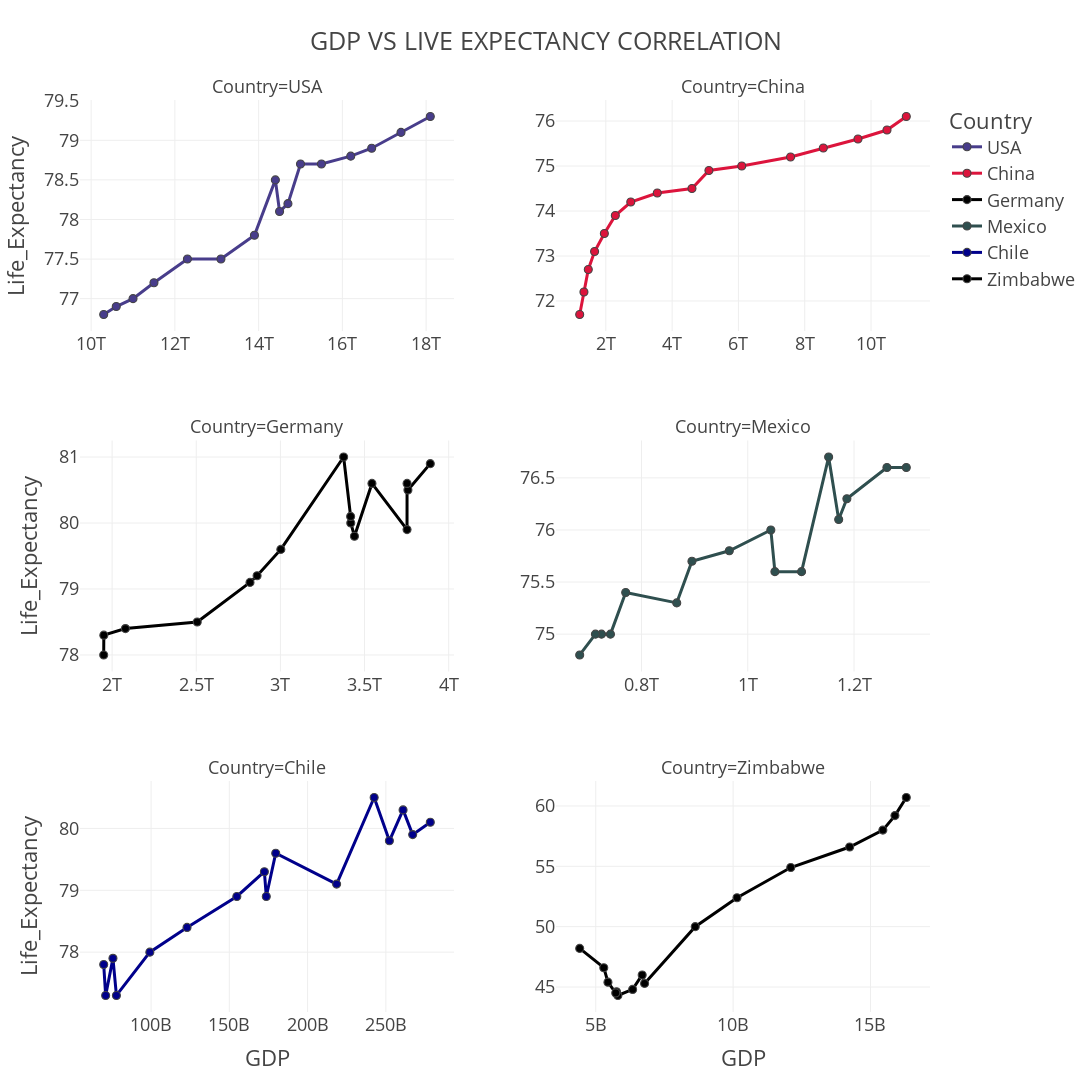

The notebook cell this image was saved under:
### Code cell
fig = px.scatter(df.sort_values('GDP', ascending=False), y="Life_Expectancy",x='GDP', facet_col="Country",hover_name='Year',color='Country', facet_col_wrap=2,facet_col_spacing=0.12, facet_row_spacing=0.12, color_discrete_map={"Chile":"darkblue", "China":"crimson", "Germany":"black", "Mexico":"darkslategray", "USA":"darkslateblue","Zimbabwe":"black"}, title='GDP VS LIVE EXPECTANCY CORRELATION', template='presentation')


# Set options common to all traces with fig.update_traces
fig.update_traces(mode='markers+lines', marker_line_width=1.10, marker_size=8)
fig.update_layout(
    autosize=False,
    width=1200,
    height=1200)


# Prevent that interacting with one column changes all 
fig.update_yaxes(matches=None,showticklabels=True)
fig.update_xaxes(matches=None,showticklabels=True)
fig.show()

### Figure 1 — Plotly figure (JSON) as saved in the notebook; plotly's stock layout.template omitted (floating-point values rounded to 4 significant figures)
{"data": [{"hovertemplate": "<b>%{hovertext}</b><br><br>Country=USA<br>GDP=%{x}<br>Life_Expectancy=%{y}<extra></extra>", "hovertext": [2015, 2014, 2013, 2012, 2011, 2010, 2008, 2007, 2009, 2006, 2005, 2004, 2003, 2002, 2001, 2000], "legendgroup": "USA", "marker": {"color": "darkslateblue", "line": {"width": 1.1}, "size": 8, "symbol": "circle"}, "mode": "markers+lines", "name": "USA", "orientation": "v", "showlegend": true, "type": "scatter", "x": [18100000000000, 17400000000000, 16700000000000, 16200000000000, 15500000000000, 15000000000000, 14700000000000, 14500000000000, 14400000000000, 13900000000000, 13100000000000, 12300000000000, 11500000000000, 11000000000000, 10600000000000, 10300000000000], "xaxis": "x5", "y": [79.3, 79.1, 78.9, 78.8, 78.7, 78.7, 78.2, 78.1, 78.5, 77.8, 77.5, 77.5, 77.2, 77, 76.9, 76.8], "yaxis": "y5"}, {"hovertemplate": "<b>%{hovertext}</b><br><br>Country=China<br>GDP=%{x}<br>Life_Expectancy=%{y}<extra></extra>", "hovertext": [2015, 2014, 2013, 2012, 2011, 2010, 2009, 2008, 2007, 2006, 2005, 2004, 2003, 2002, 2001, 2000], "legendgroup": "China", "marker": {"color": "crimson", "line": {"width": 1.1}, "size": 8, "symbol": "circle"}, "mode": "markers+lines", "name": "China", "orientation": "v", "showlegend": true, "type": "scatter", "x": [11064700000000, 10482400000000, 9607220000000, 8560550000000, 7572550000000, 6100620000000, 5109950000000, 4598210000000, 3552180000000, 2752130000000, 2285970000000, 1955350000000, 1660290000000, 1470550000000, 1339400000000, 1211350000000], "xaxis": "x6", "y": [76.1, 75.8, 75.6, 75.4, 75.2, 75, 74.9, 74.5, 74.4, 74.2, 73.9, 73.5, 73.1, 72.7, 72.2, 71.7], "yaxis": "y6"}, {"hovertemplate": "<b>%{hovertext}</b><br><br>Country=Germany<br>GDP=%{x}<br>Life_Expectancy=%{y}<extra></extra>", "hovertext": [2014, 2011, 2013, 2008, 2012, 2007, 2009, 2010, 2015, 2006, 2005, 2004, 2003, 2002, 2001, 2000], "legendgroup": "Germany", "marker": {"color": "black", "line": {"width": 1.1}, "size": 8, "symbol": "circle"}, "mode": "markers+lines", "name": "Germany", "orientation": "v", "showlegend": true, "type": "scatter", "x": [3890610000000, 3757700000000, 3752510000000, 3752370000000, 3543980000000, 3439950000000, 3418010000000, 3417090000000, 3375610000000, 3002450000000, 2861410000000, 2819250000000, 2505730000000, 2079140000000, 1950650000000, 1949950000000], "xaxis": "x3", "y": [80.9, 80.5, 80.6, 79.9, 80.6, 79.8, 80, 80.1, 81, 79.6, 79.2, 79.1, 78.5, 78.4, 78.3, 78], "yaxis": "y3"}, {"hovertemplate": "<b>%{hovertext}</b><br><br>Country=Mexico<br>GDP=%{x}<br>Life_Expectancy=%{y}<extra></extra>", "hovertext": [2014, 2013, 2012, 2011, 2015, 2008, 2010, 2007, 2006, 2009, 2005, 2004, 2002, 2001, 2003, 2000], "legendgroup": "Mexico", "marker": {"color": "darkslategray", "line": {"width": 1.1}, "size": 8, "symbol": "circle"}, "mode": "markers+lines", "name": "Mexico", "orientation": "v", "showlegend": true, "type": "scatter", "x": [1298460000000, 1261980000000, 1186600000000, 1171190000000, 1152260000000, 1101280000000, 1051130000000, 1043470000000, 965281000000, 894949000000, 866346000000, 770268000000, 741560000000, 724704000000, 713284000000, 683648000000], "xaxis": "x4", "y": [76.6, 76.6, 76.3, 76.1, 76.7, 75.6, 75.6, 76, 75.8, 75.7, 75.3, 75.4, 75, 75, 75, 74.8], "yaxis": "y4"}, {"hovertemplate": "<b>%{hovertext}</b><br><br>Country=Chile<br>GDP=%{x}<br>Life_Expectancy=%{y}<extra></extra>", "hovertext": [2013, 2012, 2014, 2011, 2015, 2010, 2008, 2007, 2009, 2006, 2005, 2004, 2000, 2003, 2001, 2002], "legendgroup": "Chile", "marker": {"color": "darkblue", "line": {"width": 1.1}, "size": 8, "symbol": "circle"}, "mode": "markers+lines", "name": "Chile", "orientation": "v", "showlegend": true, "type": "scatter", "x": [278384000000, 267122000000, 260990000000, 252252000000, 242518000000, 218538000000, 179638000000, 173606000000, 172389000000, 154788000000, 122965000000, 99210392858, 77860932152, 75643459840, 70979923960, 69736811435], "xaxis": "x", "y": [80.1, 79.9, 80.3, 79.8, 80.5, 79.1, 79.6, 78.9, 79.3, 78.9, 78.4, 78, 77.3, 77.9, 77.3, 77.8], "yaxis": "y"}, {"hovertemplate": "<b>%{hovertext}</b><br><br>Country=Zimbabwe<br>GDP=%{x}<br>Life_Expectancy=%{y}<extra></extra>", "hovertext": [2015, 2014, 2013, 2012, 2011, 2010, 2009, 2001, 2000, 2002, 2004, 2005, 2003, 2006, 2007, 2008], "legendgroup": "Zimbabwe", "marker": {"color": "black", "line": {"width": 1.1}, "size": 8, "symbol": "circle"}, "mode": "markers+lines", "name": "Zimbabwe", "orientation": "v", "showlegend": true, "type": "scatter", "x": [16304667807, 15891049236, 15451768659, 14242490252, 12098450749, 10141859710, 8621573608, 6777384700, 6689957600, 6342116400, 5805598400, 5755215200, 5727591800, 5443896500, 5291950100, 4415702800], "xaxis": "x2", "y": [60.7, 59.2, 58, 56.6, 54.9, 52.4, 50, 45.3, 46, 44.8, 44.3, 44.6, 44.5, 45.4, 46.6, 48.2], "yaxis": "y2"}], "layout": {"annotations": [{"font": {}, "showarrow": false, "text": "Country=Chile", "x": 0.22, "xanchor": "center", "xref": "paper", "y": 0.2533, "yanchor": "bottom", "yref": "paper"}, {"font": {}, "showarrow": false, "text": "Country=Zimbabwe", "x": 0.78, "xanchor": "center", "xref": "paper", "y": 0.2533, "yanchor": "bottom", "yref": "paper"}, {"font": {}, "showarrow": false, "text": "Country=Germany", "x": 0.22, "xanchor": "center", "xref": "paper", "y": 0.6267, "yanchor": "bottom", "yref": "paper"}, {"font": {}, "showarrow": false, "text": "Country=Mexico", "x": 0.78, "xanchor": "center", "xref": "paper", "y": 0.6267, "yanchor": "bottom", "yref": "paper"}, {"font": {}, "showarrow": false, "text": "Country=USA", "x": 0.22, "xanchor": "center", "xref": "paper", "y": 1.0, "yanchor": "bottom", "yref": "paper"}, {"font": {}, "showarrow": false, "text": "Country=China", "x": 0.78, "xanchor": "center", "xref": "paper", "y": 1.0, "yanchor": "bottom", "yref": "paper"}], "autosize": false, "height": 1200, "legend": {"title": {"text": "Country"}, "tracegroupgap": 0}, "title": {"text": "GDP VS LIVE EXPECTANCY CORRELATION"}, "width": 1200, "xaxis": {"anchor": "y", "domain": [0, 0.44], "showticklabels": true, "title": {"text": "GDP"}}, "xaxis2": {"anchor": "y2", "domain": [0.56, 1], "showticklabels": true, "title": {"text": "GDP"}}, "xaxis3": {"anchor": "y3", "domain": [0, 0.44], "showticklabels": true}, "xaxis4": {"anchor": "y4", "domain": [0.56, 1], "showticklabels": true}, "xaxis5": {"anchor": "y5", "domain": [0, 0.44], "showticklabels": true}, "xaxis6": {"anchor": "y6", "domain": [0.56, 1], "showticklabels": true}, "yaxis": {"anchor": "x", "domain": [0, 0.2533], "showticklabels": true, "title": {"text": "Life_Expectancy"}}, "yaxis2": {"anchor": "x2", "domain": [0, 0.2533], "showticklabels": true}, "yaxis3": {"anchor": "x3", "domain": [0.3733, 0.6267], "showticklabels": true, "title": {"text": "Life_Expectancy"}}, "yaxis4": {"anchor": "x4", "domain": [0.3733, 0.6267], "showticklabels": true}, "yaxis5": {"anchor": "x5", "domain": [0.7467, 1.0], "showticklabels": true, "title": {"text": "Life_Expectancy"}}, "yaxis6": {"anchor": "x6", "domain": [0.7467, 1.0], "showticklabels": true}}}
